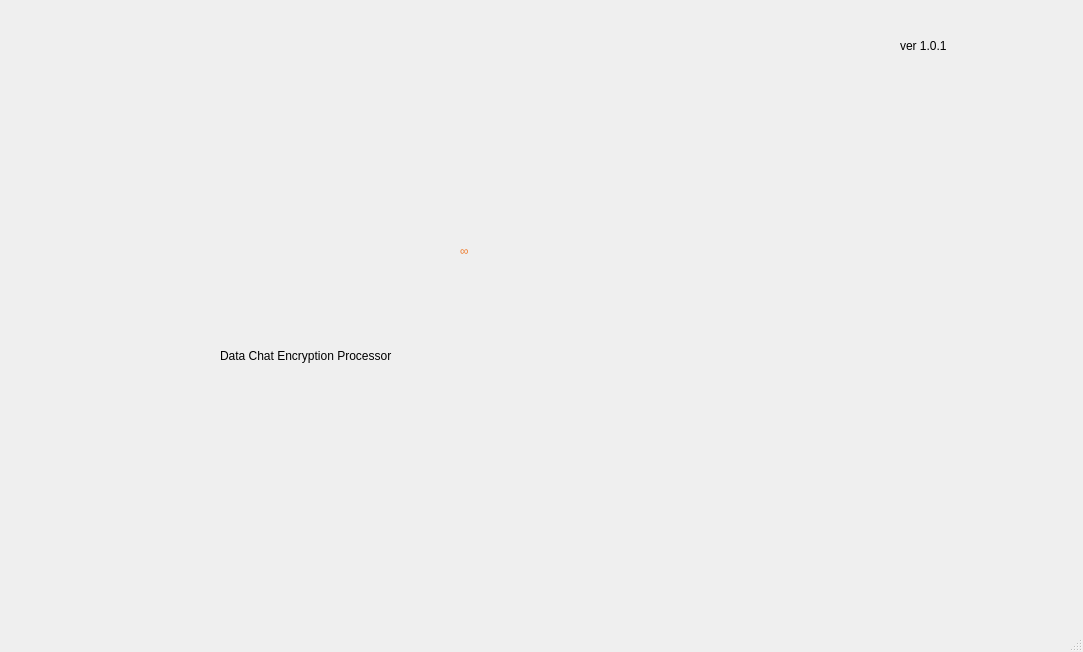
<?xml version="1.0" encoding="UTF-8"?>
<ui version="4.0">
 <class>Client</class>
 <widget class="QMainWindow" name="Client">
  <property name="geometry">
   <rect>
    <x>0</x>
    <y>0</y>
    <width>1083</width>
    <height>652</height>
   </rect>
  </property>
  <property name="windowTitle">
   <string>Client</string>
  </property>
  <property name="toolButtonStyle">
   <enum>Qt::ToolButtonFollowStyle</enum>
  </property>
  <property name="documentMode">
   <bool>false</bool>
  </property>
  <property name="tabShape">
   <enum>QTabWidget::Rounded</enum>
  </property>
  <widget class="QWidget" name="centralwidget">
   <widget class="QLabel" name="label">
    <property name="geometry">
     <rect>
      <x>220</x>
      <y>290</y>
      <width>791</width>
      <height>131</height>
     </rect>
    </property>
    <property name="maximumSize">
     <size>
      <width>791</width>
      <height>131</height>
     </size>
    </property>
    <property name="styleSheet">
     <string notr="true">font: 18pt &quot;Microsoft YaHei UI&quot;;</string>
    </property>
    <property name="text">
     <string>Data Chat Encryption Processor</string>
    </property>
   </widget>
   <widget class="QLabel" name="label_2">
    <property name="geometry">
     <rect>
      <x>460</x>
      <y>190</y>
      <width>351</width>
      <height>121</height>
     </rect>
    </property>
    <property name="minimumSize">
     <size>
      <width>351</width>
      <height>121</height>
     </size>
    </property>
    <property name="styleSheet">
     <string notr="true">font: 66pt&quot;Microsoft YaHei UI&quot;;
color:rgb(237, 125, 49)</string>
    </property>
    <property name="text">
     <string>∞</string>
    </property>
   </widget>
   <widget class="QLabel" name="label_7">
    <property name="geometry">
     <rect>
      <x>1060</x>
      <y>720</y>
      <width>151</width>
      <height>51</height>
     </rect>
    </property>
    <property name="styleSheet">
     <string notr="true">font: 10pt &quot;Microsoft YaHei UI&quot;;</string>
    </property>
    <property name="text">
     <string>support Windows </string>
    </property>
   </widget>
   <widget class="QLabel" name="label_4">
    <property name="geometry">
     <rect>
      <x>900</x>
      <y>10</y>
      <width>121</width>
      <height>71</height>
     </rect>
    </property>
    <property name="styleSheet">
     <string notr="true">font: 12pt &quot;Microsoft YaHei UI&quot;;</string>
    </property>
    <property name="text">
     <string>ver 1.0.1</string>
    </property>
   </widget>
  </widget>
  <widget class="QMenuBar" name="menubar">
   <property name="geometry">
    <rect>
     <x>0</x>
     <y>0</y>
     <width>1083</width>
     <height>21</height>
    </rect>
   </property>
  </widget>
  <widget class="QStatusBar" name="statusbar"/>
 </widget>
 <resources/>
 <connections/>
</ui>
